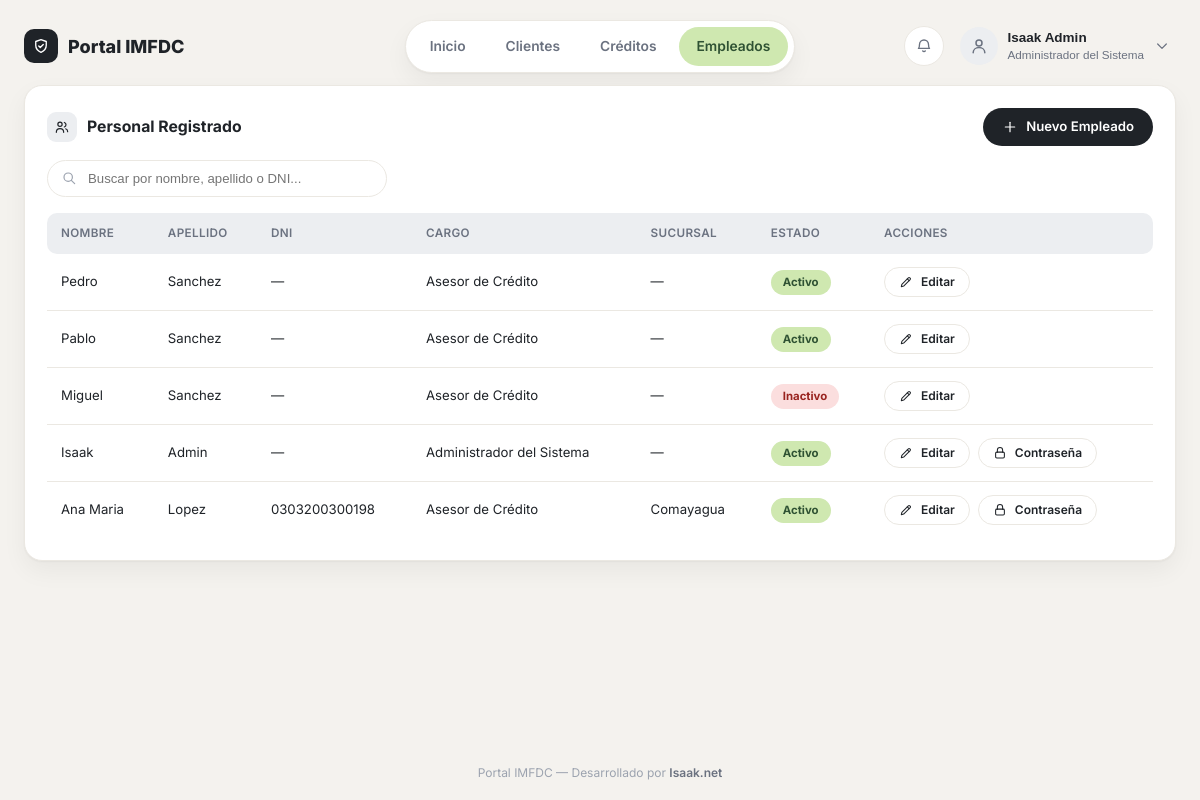
The page /empleados/ (signed in) on the database its author committed.
### empleados/models.py (models this page shows, shortened)
class Empleado(models.Model):
    CARGO_ASESOR = 'ASESOR'
    CARGO_ANALISTA = 'ANALISTA'
    CARGO_GERENTE = 'GERENTE'
    CARGO_CAJERO = 'CAJERO'
    CARGO_ADMIN = 'ADMIN'
    CARGO_CHOICES = [
        (CARGO_ASESOR, 'Asesor de Crédito'),
        (CARGO_ANALISTA, 'Analista de Crédito'),
        (CARGO_GERENTE, 'Gerente / Comité de Crédito'),
        (CARGO_CAJERO, 'Cajero'),
        (CARGO_ADMIN, 'Administrador del Sistema'),
    ]
    CARGO_PERMISOS = {
        CARGO_ASESOR: {'crear_cliente', 'crear_credito'},
        CARGO_ANALISTA: {'crear_cliente', 'crear_credito', 'evaluar'},
        CARGO_GERENTE: {'evaluar', 'aprobar', 'rechazar'},
        CARGO_CAJERO: {'desembolsar', 'cobrar'},
        CARGO_ADMIN: {
            'crear_cliente', 'crear_credito', 'evaluar', 'aprobar',
            'rechazar', 'desembolsar', 'cobrar',
        },
    }
    user = models.OneToOneField(
        settings.AUTH_USER_MODEL,
        on_delete=models.SET_NULL,
        null=True,
        blank=True,
        related_name='empleado',
    )
    nombre = models.CharField(max_length=100)
    apellido = models.CharField(max_length=100)
    dni = models.CharField('DNI', max_length=20, unique=True, null=True, blank=True)
    cargo = models.CharField(max_length=20, choices=CARGO_CHOICES, default=CARGO_ASESOR)
    telefono = models.CharField(max_length=20, blank=True)
    correo = models.EmailField(blank=True)
    sucursal = models.CharField(max_length=100, blank=True)
    activo = models.BooleanField('Estado Activo', default=True)
    salario = models.DecimalField(max_digits=10, decimal_places=2, null=True, blank=True)
    created_at = models.DateTimeField(auto_now_add=True)
    update_at = models.DateTimeField(auto_now=True)
    class Meta:
        verbose_name = 'Empleado'
        verbose_name_plural = 'Empleados'

### empleados/views.py (the view)
# urls.py: path('empleados/', empleados_views.lista_empleados, name='lista'), # Se ve en: http://127.0.0.1:8000/empleados/
@login_required
def lista_empleados(request):
    q = request.GET.get('q', '').strip()
    empleados = Empleado.objects.all() # Trae todos los empleados de la DB
    if q:
        empleados = empleados.filter(
            Q(nombre__icontains=q) | Q(apellido__icontains=q) | Q(dni__icontains=q)
        )
    return render(request, 'empleados/lista.html', {'empleados': empleados, 'q': q})

### empleados/templates/empleados/lista.html (shortened to what this page needs)
{% extends 'base.html' %}
{% block content %}
<div class="card">
    <div class="card-actions-row">
        <div class="card-title" style="margin-bottom: 0;">
            <span class="icon-badge-sm">{% include 'partials/_icon.html' with name='users' size=16 %}</span>
            Personal Registrado
        </div>
        {% if request.user.empleado.cargo == 'ADMIN' %}
        <a href="{% url 'empleado_crear' %}" class="btn btn-dark">
            {% include 'partials/_icon.html' with name='plus' size=16 %}Nuevo Empleado
        </a>
        {% endif %}
    </div>
    <form method="GET" class="search-form">
        <span class="search-icon">{% include 'partials/_icon.html' with name='search' size=16 %}</span>
        <input type="search" name="q" value="{{ q }}" placeholder="Buscar por nombre, apellido o DNI...">
    </form>
    {% if empleados %}
        <div class="table-wrap">
        <table class="data-table">
            <thead>
                <tr>
                    <th>Nombre</th>
                    <th>Apellido</th>
                    <th>DNI</th>
                    <th>Cargo</th>
                    <th>Sucursal</th>
                    <th>Estado</th>
                    {% if request.user.empleado.cargo == 'ADMIN' %}<th>Acciones</th>{% endif %}
                </tr>
            </thead>
            <tbody>
                {% for emp in empleados %}
                    <tr>
                        <td>{{ emp.nombre }}</td>
                        <td>{{ emp.apellido }}</td>
                        <td>{{ emp.dni|default:'—' }}</td>
                        <td>{{ emp.get_cargo_display }}</td>
                        <td>{{ emp.sucursal|default:'—' }}</td>
                        <td>
                            {% if emp.activo %}
                                <span class="badge badge-success">Activo</span>
                            {% else %}
                                <span class="badge badge-danger">Inactivo</span>
                            {% endif %}
                        </td>
                        {% if request.user.empleado.cargo == 'ADMIN' %}
                        <td>
                            <div style="display:flex; gap:8px; flex-wrap:wrap;">
                                <a href="{% url 'empleado_editar' emp.pk %}" class="btn btn-outline btn-small">
                                    {% include 'partials/_icon.html' with name='edit' size=14 %}Editar
                                </a>
                                {% if emp.user %}
                                <a href="{% url 'empleado_resetear_password' emp.pk %}" class="btn btn-outline btn-small">
                                    {% include 'partials/_icon.html' with name='lock' size=14 %}Contraseña
                                </a>
                                {% endif %}
                            </div>
                        </td>
                        {% endif %}
                    </tr>
                {% endfor %}
            </tbody>
        </table>
        </div>
    {% else %}
        <p class="empty-state">{% if q %}No se encontraron empleados para "{{ q }}".{% else %}No hay empleados registrados aún.{% endif %}</p>
    {% endif %}
</div>
{% endblock %}

### templates/base.html (shortened to what this page needs)
{% load static %}
<!DOCTYPE html>
<html lang="es">
<head>
    <link rel="stylesheet" href="{% static 'css/dashboard.css' %}">
</head>
<body>
{% if user.is_authenticated %}
<header class="topbar">
    <div class="brand">
        <span class="icon-badge">{% include 'partials/_icon.html' with name='shield' size=18 %}</span>
        Portal IMFDC
    </div>
    <nav class="nav-pill">
        <a href="{% url 'home' %}" class="{% if request.path == '/' %}active{% endif %}">Inicio</a>
        <a href="{% url 'financiera:clientes_lista' %}" class="{% if '/financiera/clientes' in request.path %}active{% endif %}">Clientes</a>
        <a href="{% url 'financiera:prestamos_lista' %}" class="{% if '/financiera/prestamos' in request.path %}active{% endif %}">Créditos</a>
        <a href="{% url 'lista' %}" class="{% if '/empleados/' in request.path %}active{% endif %}">Empleados</a>
    </nav>
    <div class="topbar-right">
        <span class="icon-btn" title="Notificaciones">{% include 'partials/_icon.html' with name='bell' size=18 %}</span>
        <div class="user-menu">
            <button type="button" class="user-trigger" id="user-trigger">
                <span class="user-avatar">{% include 'partials/_icon.html' with name='user' size=20 %}</span>
                <span class="user-info">
                    <span class="name">{% if request.user.empleado %}{{ request.user.empleado.nombre }} {{ request.user.empleado.apellido }}{% else %}{{ request.user.username }}{% endif %}</span>
                    <span class="role">{% if request.user.empleado %}{{ request.user.empleado.get_cargo_display }}{% else %}Administrador{% endif %}</span>
                </span>
                <span class="user-chevron">{% include 'partials/_icon.html' with name='chevron-down' size=16 %}</span>
            </button>
        </div>
    </div>
</header>
{% endif %}
<main class="page-shell">
    {% block content %}{% endblock %}
</main>
<footer class="site-footer">
    Portal IMFDC &mdash; Desarrollado por <a href="https://isaak.net" target="_blank">Isaak.net</a>
</footer>
</body>
</html>

### rows shown on the page
Empleado: nombre "Pedro", apellido "Sanchez", dni "—", cargo "Asesor de Crédito", sucursal "—", activo "Activo", {{ size }} 14 (drawn)
Empleado: nombre "Pablo", apellido "Sanchez", dni "—", cargo "Asesor de Crédito", sucursal "—", activo "Activo", {{ size }} 14 (drawn)
Empleado: nombre "Miguel", apellido "Sanchez", dni "—", cargo "Asesor de Crédito", sucursal "—", activo "Inactivo", {{ size }} 14 (drawn)
Empleado: nombre "Isaak", apellido "Admin", dni "—", cargo "Administrador del Sistema", sucursal "—", activo "Activo", {{ size }} 14 (drawn)
Empleado: nombre "Ana Maria", apellido "Lopez", dni "0303200300198", cargo "Asesor de Crédito", sucursal "Comayagua", activo "Activo", {{ size }} 14 (drawn)

### other values the page prints
{{ request.user.empleado.nombre }} "Isaak"
{{ request.user.empleado.apellido }} "Admin"
{{ request.user.empleado.get_cargo_display }} "Administrador del Sistema"
